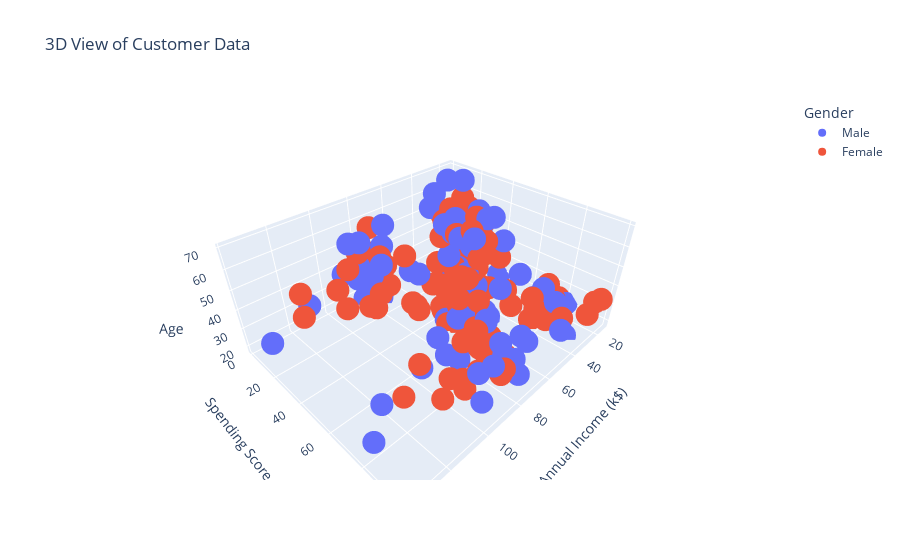

Here is the notebook cell this chart was saved with:
### Markdown cell above
#### 2.3 3D Visualization
Let's visualize the three most important features together in an interactive 3D plot to see if the clusters hold up.

### Code cell
fig = px.scatter_3d(df,
                    x='Annual Income (k$)',
                    y='Spending Score (1-100)',
                    z='Age',
                    color='Gender',
                    title='3D View of Customer Data')
fig.show()

### Figure 1 — Plotly figure (JSON) as saved in the notebook; plotly's stock layout.template omitted (floating-point values rounded to 4 significant figures)
{"data": [{"hovertemplate": "Gender=Male<br>Annual Income (k$)=%{x}<br>Spending Score (1-100)=%{y}<br>Age=%{z}<extra></extra>", "legendgroup": "Male", "marker": {"color": "#636efa", "symbol": "circle"}, "mode": "markers", "name": "Male", "scene": "scene", "showlegend": true, "type": "scatter3d", "x": [15, 15, 19, 19, 20, 20, 21, 23, 24, 24, 25, 28, 28, 30, 33, 33, 38, 39, 42, 43, 43, 44, 46, 46, 46, 48, 48, 48, 49, 54, 54, 54, 54, 54, 54, 54, 59, 60, 60, 61, 61, 62, 62, 62, 63, 63, 63, 63, 64, 67, 69, 71, 71, 71, 71, 71, 71, 73, 73, 74, 75, 77, 77, 77, 78, 78, 78, 78, 78, 81, 85, 86, 87, 87, 87, 87, 87, 88, 88, 93, 93, 98, 99, 101, 113, 126, 137, 137], "y": [39, 81, 3, 14, 13, 79, 66, 29, 35, 73, 73, 82, 61, 4, 4, 92, 92, 36, 60, 60, 41, 46, 46, 56, 55, 51, 59, 59, 55, 47, 54, 48, 51, 55, 41, 46, 41, 49, 52, 42, 49, 59, 55, 56, 46, 43, 48, 52, 46, 56, 91, 35, 95, 11, 75, 9, 75, 5, 73, 10, 93, 12, 97, 36, 90, 17, 88, 1, 1, 5, 26, 20, 63, 13, 75, 10, 92, 15, 69, 14, 90, 15, 97, 68, 8, 74, 18, 83], "z": [19, 21, 64, 67, 37, 22, 20, 52, 35, 25, 31, 29, 35, 60, 53, 18, 24, 48, 33, 59, 47, 69, 53, 70, 19, 63, 18, 19, 70, 59, 26, 40, 57, 38, 67, 48, 18, 48, 24, 48, 20, 67, 26, 49, 54, 68, 66, 65, 19, 27, 39, 43, 40, 59, 38, 47, 39, 20, 32, 19, 32, 25, 28, 48, 34, 43, 39, 37, 34, 19, 50, 42, 32, 40, 28, 36, 36, 58, 27, 59, 35, 46, 30, 28, 33, 32, 32, 30]}, {"hovertemplate": "Gender=Female<br>Annual Income (k$)=%{x}<br>Spending Score (1-100)=%{y}<br>Age=%{z}<extra></extra>", "legendgroup": "Female", "marker": {"color": "#EF553B", "symbol": "circle"}, "mode": "markers", "name": "Female", "scene": "scene", "showlegend": true, "type": "scatter3d", "x": [16, 16, 17, 17, 18, 18, 19, 19, 20, 20, 21, 23, 25, 28, 28, 29, 29, 30, 33, 33, 34, 34, 37, 37, 38, 39, 39, 39, 40, 40, 40, 40, 42, 43, 43, 44, 46, 47, 47, 48, 48, 48, 49, 50, 50, 54, 54, 54, 54, 54, 57, 57, 58, 58, 59, 60, 60, 60, 60, 62, 62, 62, 63, 63, 64, 65, 65, 65, 65, 67, 67, 67, 69, 70, 70, 72, 72, 73, 73, 74, 75, 76, 76, 77, 78, 78, 78, 78, 78, 78, 78, 79, 79, 81, 85, 86, 87, 88, 88, 97, 97, 98, 99, 101, 103, 103, 103, 103, 113, 120, 120, 126], "y": [6, 77, 40, 76, 6, 94, 72, 99, 15, 77, 35, 98, 5, 14, 32, 31, 87, 73, 14, 81, 17, 73, 26, 75, 35, 61, 28, 65, 55, 47, 42, 42, 52, 54, 45, 50, 51, 52, 59, 50, 48, 47, 42, 49, 56, 53, 52, 42, 44, 57, 58, 55, 60, 46, 55, 40, 42, 47, 50, 41, 48, 42, 50, 54, 42, 48, 50, 43, 59, 43, 57, 40, 58, 29, 77, 34, 71, 88, 7, 72, 5, 40, 87, 74, 22, 20, 76, 16, 89, 78, 73, 35, 83, 93, 75, 95, 27, 13, 86, 32, 86, 88, 39, 24, 17, 85, 23, 69, 91, 16, 79, 28], "z": [20, 23, 31, 22, 35, 23, 30, 35, 58, 24, 35, 35, 46, 54, 45, 40, 23, 21, 49, 21, 42, 30, 36, 20, 65, 31, 49, 24, 50, 27, 29, 31, 49, 31, 50, 51, 27, 67, 54, 43, 68, 32, 47, 60, 60, 45, 23, 49, 46, 21, 55, 22, 34, 50, 68, 40, 32, 47, 27, 23, 49, 21, 66, 19, 38, 18, 19, 63, 49, 51, 50, 38, 40, 23, 31, 25, 31, 29, 44, 35, 57, 28, 32, 32, 34, 44, 38, 47, 27, 30, 30, 56, 29, 31, 36, 33, 36, 52, 30, 37, 32, 29, 41, 54, 41, 36, 34, 32, 38, 47, 35, 45]}], "layout": {"legend": {"title": {"text": "Gender"}, "tracegroupgap": 0}, "scene": {"domain": {"x": [0, 1], "y": [0, 1]}, "xaxis": {"title": {"text": "Annual Income (k$)"}}, "yaxis": {"title": {"text": "Spending Score (1-100)"}}, "zaxis": {"title": {"text": "Age"}}}, "title": {"text": "3D View of Customer Data"}}}
